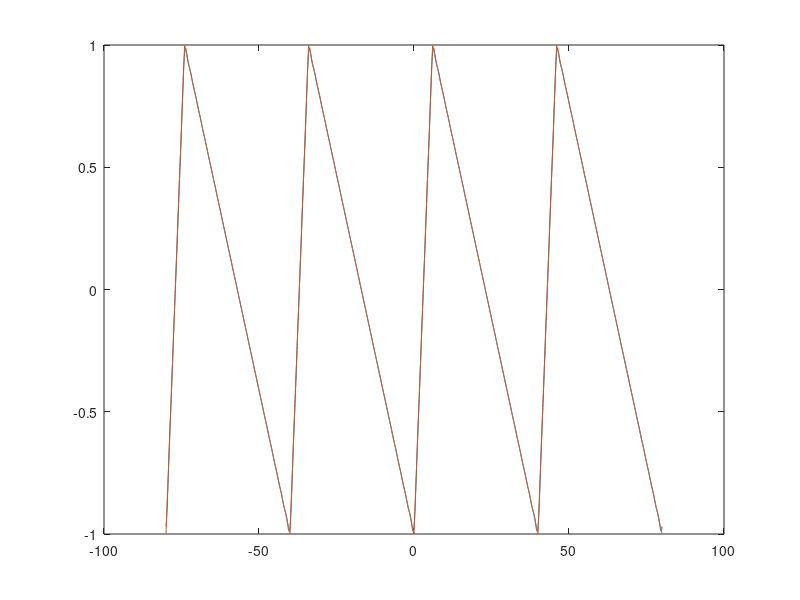
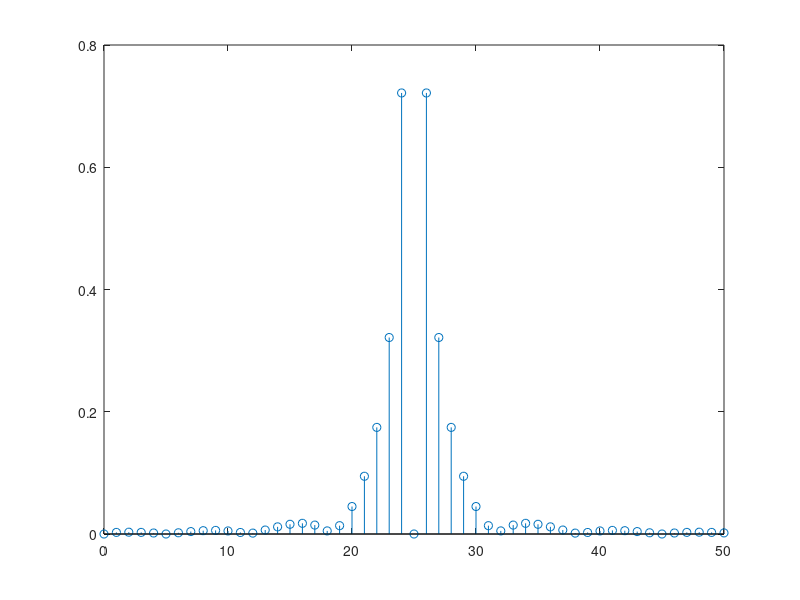

MATLAB code for these plots, in order:
P=40;
f=1/P;
t=-2*P:0.05:2*P;
D=0.15;%am ales duty 0.15=6/40 pentru ca suntem echipa 6
N=50;
w=2*pi*f;%pulsatie
xi=sawtooth(w*t,D);%semnal initial
functie0=@(t)sawtooth(w*t,D);
cc=1/P*integral(functie0,0,P);%componenta continua
Ck=ones(1,N);%vector de coeficienti SFC
Ak=ones(1,N);%vector de coeficienti amplitudine
xr=0;%semnal refacut
functie=@(t,k)sawtooth(2*pi*f*t,D).*exp(-1j*k*w*t);%functie cu 2 parametri pentru a putea apela in for
for (k=-24:1:25)
   Ck(k+25)=1/P*integral(@(t)functie(t,k),0,P);%calcul coeficienti
   Ak(k+26)=2*abs(Ck(k+25));%calcul amplitudine
   xr=xr+Ck(k+25)*exp(t*w*1j*k);%calcul semnal refacut
end
figure(1);
plot(t,xr,t,xi);
figure(3);
Ak(1)=cc;%componenta continua pe grafic
stem([0:N],Ak);
